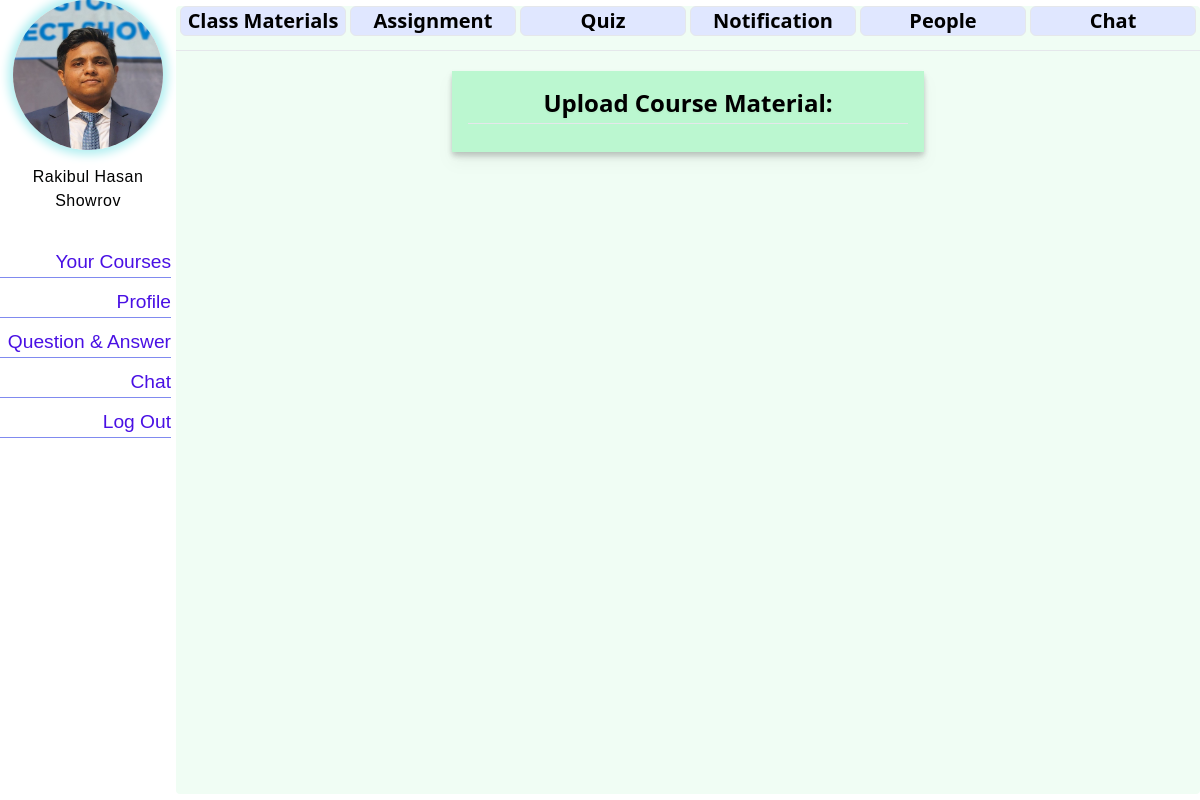
/course/2/upload_content/ (signed in), run on the app's committed database.
### student/models.py (models this page shows, shortened)
class Student(models.Model):
  user=models.OneToOneField(User,on_delete=models.CASCADE, related_name='student_profile')
  student_id = models.IntegerField(
        unique=True,
        validators=[MinValueValidator(10000), MaxValueValidator(99999)],  # Ensure it's a 5-digit number
        blank=True
    )
  fullname = models.CharField(max_length=120, blank=True)
  dob = models.DateField(blank=True,null=True)
  profile_pic = models.ImageField(upload_to='profile_pics/students', blank=True)
  profile_type = models.CharField(max_length=20, default="Student")

### courses/views.py (the view)
# urls.py: path('upload_content/',views.upload_content,name='upload_content'),
@login_required
def upload_content(request, pk):
    course = get_object_or_404(Course, pk=pk)
    form = UploadMaterialForm(request.POST or None, request.FILES or None)
    if request.method == "POST" and form.is_valid():
        temp = form.save(commit=False)
        temp.course = course
        temp.save()
        url = reverse('courses:courseContent', kwargs={'pk': pk})
        return HttpResponseRedirect(url)
    return render(request, 'course/upload_content.html',context={
        'form': form,
        'course':course,
        })

### e_Learning_Application/context_processors.py (called while the page is built, shortened)
def profile_context(request):
    context = {
    }
    if request.user.is_authenticated:
        student_profile = getattr(request.user, 'student_profile', None)
        teacher_profile = getattr(request.user, 'teacher_profile', None)
        if student_profile:
            context={
                'profile': student_profile,
                'is_student': True,
                'id': student_profile.student_id,
                'base_template': "stdbase.html"
            }
    return context

### templates/course/upload_content.html (shortened to what this page needs)
{% extends 'course/courseDetails.html' %}
{% load static %}
{% load formify %}
{% block course_content %}
<div class="w-1/2 mx-auto p-5 drop-shadow-md rounded-lg">
  <div class="w-full h-auto  mx-auto bg-green-200 drop-shadow-lg p-4">
    <form method="POST" enctype="multipart/form-data" >
      <h1 class="text-center font-semibold text-2xl drop-shadow-sm mb-1">Upload Course Material:</h1>
      <hr class="mb-3">
    </form>
  </div>
</div>
{%endblock%}

### templates/stdbase.html (shortened to what this page needs)
{%load static %}
{% load static tailwind_tags %}
{% load custom_filters %}
<!DOCTYPE html>
<html lang="en">
<head>
  <link rel="stylesheet" href="{% static 'css/stdbase.css'%}">
  {% tailwind_css %}
</head>
<body>
  <div class="nav_container">
    <div class="img_container">
      <img src="/media/{{profile.profile_pic}}" alt="User Photo">
    </div>
    <div class="user_info">
    <h3>{{profile.fullname}}</h3>
    </div>
    <div class="nav_actionbar">
       <a class='action_box' href="{% url 'student:stdHomePage' student_id=id %}">Your Courses</a>
       <a class='action_box' href="{%url 'user_profile:user_profile'%}">Profile</a>
       <a class='action_box' href="{% url 'qna:qna' %}">Question & Answer</a>
       <a class='action_box' href="#">Chat</a>
       <a class='action_box' href="{%url 'user_handle:userLogout'%}">Log Out</a>
    </div>
  </div>
  {%block content%}{%endblock%}
</body>
</html>

### static/css/stdbase.css (style rules this page uses)
body { display: flex; flex-direction: row; justify-content: flex-start; margin: 0; border-radius: 5px; }
.nav_container { display: flex; flex-direction: column; align-items: center; height: 100vh; width: 15vw; background-color:white; border-radius: 5px; }
.user_info { margin-top: 10px; margin-bottom: 30px; border-radius: 15px; }
.user_info h3 { color: rgb(0, 1, 1); letter-spacing: 0.5px; margin: 0px; text-align: center; }
.img_container { width: 100%; height: 200px; background-color: auto; display: flex; justify-content: center; border-radius: 15px; }
.img_container img { width: 150px; height: 150px; border-radius: 300px; box-shadow: 0 0 10px 5px rgb(179, 239, 241) ; margin-bottom: 5px; }
.nav_actionbar { display: flex; flex-direction: column; justify-content: flex-start; align-items: flex-end; background-color: auto; width: 100%; height: 100vh; background-color: white; border-radius: 10px; }
.nav_actionbar a { height: 30px; background-color: none; text-decoration: none; font-size: larger; font-weight: 500; color: rgb(73, 16, 228); border-bottom: 1px solid rgb(128, 138, 239); margin: 5px; font-family: 'Trebuchet MS', 'Lucida Sans Unicode', 'Lucida Grande', 'Lucida Sans', Arial, sans-serif; }
.action_box { height: 20px; width: 100%; background-color:auto; text-align: end; }
.card_child_1 h2,h3 { font-weight: 800; font-family: 'Trebuchet MS', 'Lucida Sans Unicode', 'Lucida Grande', 'Lucida Sans', Arial, sans-serif; margin-top: 0px; font-size:medium ; }

### data on the page
Student: profile_pic (picture), fullname "Rakibul Hasan Showrov"
